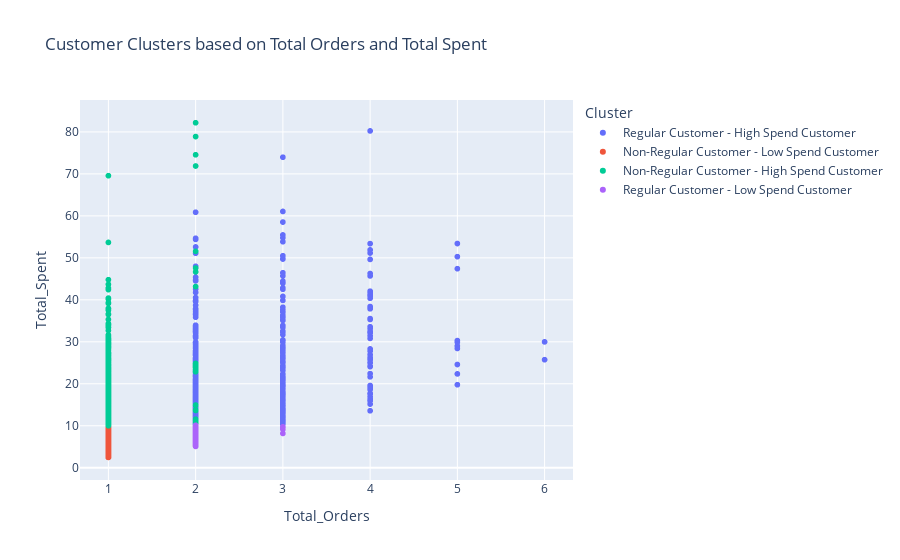

Write notebook code for a chart like this one.
### Code cell
import plotly.express as px
import pandas as pd
import joblib
from sklearn.preprocessing import StandardScaler

# Load the trained KNN model and scaler
knn = joblib.load('knn_model.pkl')
scaler = joblib.load('scaler.pkl')

# Assuming 'aggregated_df' is the DataFrame that contains the customer data
# Example customer features
features = aggregated_df[['Total_Orders', 'Total_Spent', 'Total_Quantity', 'Avg_Items_Per_Order']]

# Scale the features using the loaded scaler
scaled_features = scaler.transform(features)

# Use the trained KNN model to predict the cluster for each customer
predicted_clusters = knn.predict(scaled_features)

# Add the predicted cluster to the DataFrame for plotting
aggregated_df['Cluster'] = predicted_clusters

# Map clusters to numeric values for color-coding
aggregated_df['Cluster_numeric'] = pd.Categorical(aggregated_df['Cluster']).codes

# Plot using Plotly
fig = px.scatter(aggregated_df, x='Total_Orders', y='Total_Spent', color='Cluster',
                 hover_data={'Cluster': True, 'Total_Orders': True, 'Total_Spent': True, 'Avg_Items_Per_Order': True},
                 title='Customer Clusters based on Total Orders and Total Spent')

# Show the plot
fig.show()

### Figure 1 — Plotly figure (JSON) as saved in the notebook; plotly's stock layout.template omitted (floating-point values rounded to 4 significant figures; data arrays with more than 128 entries replaced by an {"elided": "..."} marker saying what was removed)
{"data": [{"customdata": {"elided": "604x2 mixed values"}, "hovertemplate": "Cluster=%{customdata[0]}<br>Total_Orders=%{x}<br>Total_Spent=%{y}<br>Avg_Items_Per_Order=%{customdata[1]}<extra></extra>", "legendgroup": "Regular Customer - High Spend Customer", "marker": {"color": "#636efa", "symbol": "circle"}, "mode": "markers", "name": "Regular Customer - High Spend Customer", "showlegend": true, "type": "scattergl", "x": {"elided": "604 int values"}, "xaxis": "x", "y": {"elided": "604 float values"}, "yaxis": "y"}, {"customdata": {"elided": "2171x2 mixed values"}, "hovertemplate": "Cluster=%{customdata[0]}<br>Total_Orders=%{x}<br>Total_Spent=%{y}<br>Avg_Items_Per_Order=%{customdata[1]}<extra></extra>", "legendgroup": "Non-Regular Customer - Low Spend Customer", "marker": {"color": "#EF553B", "symbol": "circle"}, "mode": "markers", "name": "Non-Regular Customer - Low Spend Customer", "showlegend": true, "type": "scattergl", "x": {"elided": "2171 int values"}, "xaxis": "x", "y": {"elided": "2171 float values"}, "yaxis": "y"}, {"customdata": {"elided": "668x2 mixed values"}, "hovertemplate": "Cluster=%{customdata[0]}<br>Total_Orders=%{x}<br>Total_Spent=%{y}<br>Avg_Items_Per_Order=%{customdata[1]}<extra></extra>", "legendgroup": "Non-Regular Customer - High Spend Customer", "marker": {"color": "#00cc96", "symbol": "circle"}, "mode": "markers", "name": "Non-Regular Customer - High Spend Customer", "showlegend": true, "type": "scattergl", "x": {"elided": "668 int values"}, "xaxis": "x", "y": {"elided": "668 float values"}, "yaxis": "y"}, {"customdata": {"elided": "281x2 mixed values"}, "hovertemplate": "Cluster=%{customdata[0]}<br>Total_Orders=%{x}<br>Total_Spent=%{y}<br>Avg_Items_Per_Order=%{customdata[1]}<extra></extra>", "legendgroup": "Regular Customer - Low Spend Customer", "marker": {"color": "#ab63fa", "symbol": "circle"}, "mode": "markers", "name": "Regular Customer - Low Spend Customer", "showlegend": true, "type": "scattergl", "x": {"elided": "281 int values"}, "xaxis": "x", "y": {"elided": "281 float values"}, "yaxis": "y"}], "layout": {"legend": {"title": {"text": "Cluster"}, "tracegroupgap": 0}, "title": {"text": "Customer Clusters based on Total Orders and Total Spent"}, "xaxis": {"anchor": "y", "domain": [0, 1], "title": {"text": "Total_Orders"}}, "yaxis": {"anchor": "x", "domain": [0, 1], "title": {"text": "Total_Spent"}}}}
